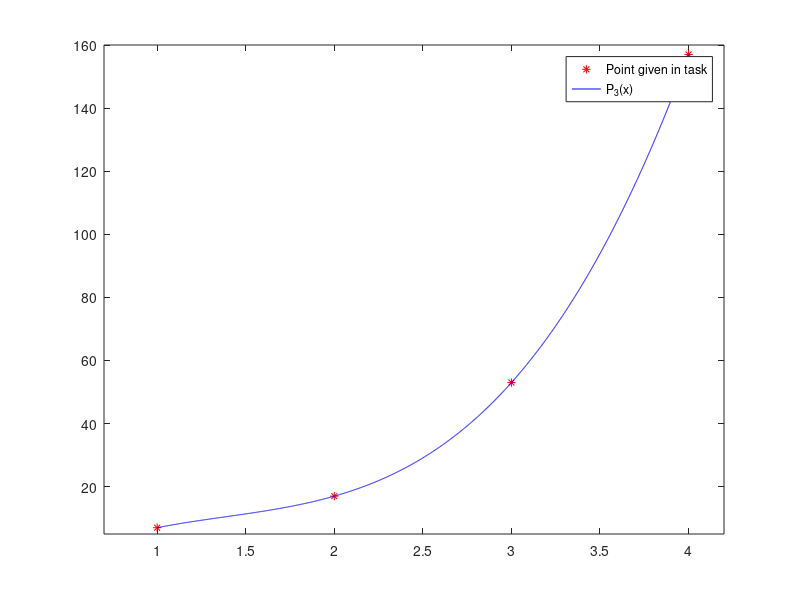

Here is the MATLAB script that generated this plot: (Note: this script raises an error after producing the figure.)

clear; close all; clc;

%task 1

pX = [1, 2,3,4];
pY = [7,17, 53, 157];

% plot function
x = 1 : 0.001 : 4;
p = (x-1)/1;
P3_x = 7+10.*p + p.*(p-1).*26/(2*1) + p.*(p-1).*(p-2)*42/(3*2*1);

plot(pX,pY, '*r');
hold on
xlim([0.7 4.2]);
ylim([5 160]);
plot(x,P3_x, 'b')
legend('Point given in task', 'P_3(x)', Location='northwest')
%NB: generated .eps figure in other script

%% NewtonBackwards task 2 
clear; close all; clc;
pX = [-0.75, -0.5, -0.25, 0]; %Given points along function
pY = [-0.0718125,-0.02475, 0.3349375, 1.10100]; %Given points along function

%Calculate the Delta1Y
% From self made function
Delta1Y = delta(pY);
%calculate the delta^2Y
Delta2Y = delta(Delta1Y);
%calculate the delta^3Y
Delta3Y = delta(Delta2Y);
xList = -0.75 : 0.01 : 0;
x = xList;
p = x./0.25;
P_3_x = pY(4) + Delta1Y(3).*p + Delta2Y(2).*p.*(p+1)/(2*1) + Delta3Y(1).*p.*(p+1).*(p+2)/(3*2);
%Specific point
xGiven = -1/3;
x = xGiven;
p = x./0.25;
P_3_givenX = pY(4) + Delta1Y(3)*p + Delta2Y(2).*p.*(p+1)/(2*1) + Delta3Y(1)*p.*(p+1).*(p+2)/(3*2)

plot(pX,pY, '*r');
hold on
plot(xList,P_3_x, 'b')
plot(xGiven, P_3_givenX, 'ok')
legend('Point given in task', 'P_3(x)','Point x = -1/3', Location='northwest')
%NB: generated .eps figure in other script

%% lagrange task 3 
clear; close all; clc;

time = [0, 1, 3, 4]; % given time
v = [21, 15, 12, 10]; %given velocities at corresponding time

syms t

p1 = (t-1)*(t-3)*(t-4)*21/((-1*-3*-4))
p1 = expand(p1)

p2 = (t-0)*(t-3)*(t-4)*15/((1*(1-3)*(1-4)))
p2 = expand(p2)

p3 = (t-0)*(t-1)*(t-4)*12/(((3-0)*(3-1)*(3-4)))
p3 = expand(p3)

p4 = (t-0)*(t-1)*(t-3)*10/(((4-0)*(4-1)*(4-3)))
p4 = expand(p4)

v_t = p1+p2+p3+p4
x_t = int(v_t,t)
a_t = diff(v_t,t)


tlist = 0 : 0.01 : 4;
%from symbolic function to plotable values
vPlot = subs(v_t, t, tlist);
xPlot = subs(x_t, t, tlist);
aPlot = subs(a_t, t, tlist);

plot(tlist,xPlot)
hold on
plot(tlist,vPlot)
plot(tlist,aPlot)
plot(time, v, '*r')
legend('x','v','a','Given points', Location='northwest')

x_4_s = double(subs(x_t, t, 4))
a_4_s = double(subs(a_t, t, 4))
%NB: generated .eps figure in other script

%% Newton divided task 4 
clear; close all; clc;
pX = [5 7 11 13 17]; %Given points along function
pY = [150 392 1452 2366 5202]; %Given points along function

% 1st order diveded difference
for i=1 : length(pY)-1
    delta_ND(i) = (pY(1+i)-pY(i))/(pX(1+i)-pX(i));
    i = i+1;
end

% 2nd order diveded difference
delta_ND2 = [(265-121)/(11-5),(457-265)/(13-7),(709-457)/(17-11)]

% 3rd order 
delta_ND3 = [(32-24)/(13-5),(42-32)/(17-7)] 
% 3th order = 0
syms x
y = 150 + (x-5)*121 + (x-5)*(x-7)*24+ (x-5)*(x-7)*(x-11)*1;
y = expand(y);
xlist = 5 :0.01 : 17;
yPlot = subs(y, x, xlist);

y_9 = subs(y, x, 9);
plot(xlist,yPlot)
hold on
plot(pX,pY, '*r')
plot(9,y_9, 'ok')
legend('y(t)','Given points','y(9)', Location='northwest')
%NB: generated .eps figure in other script

%% Lagranges task 5 
clear; close all; clc;
pX = [30 34 38 42]; %Given points along function
pY = [-30 -13 3 18]; %Given points along function

syms y
x1 = (y+13)*(y-3)*(y-18)*30/((-30+13)*(-30-3)*(-30-18));
x2 = (y+30)*(y-3)*(y-18)*34/((-13+30)*(-13-3)*(-13-18));
x3 = (y+30)*(y+13)*(y-18)*38/((3+30)*(3+13)*(3-18));
x4 = (y+30)*(y+13)*(y-3)*42/((18+30)*(18+13)*(18-3));
x = x1+x2+x3+x4;

x = expand(x);

x_0 = double(subs(x, y, 0));
ylist = -30 : 0.01 :18;
xPlot= (subs(x, y, ylist));

plot(xPlot,ylist)
hold on
plot(pX,pY, '*r')
plot(x_0,0, 'ok')
legend('x(y)','Given points','x(0)', Location='northwest')
%NB: generated .eps figure in other script

%% Newton divided task 6
clear; close all; clc;
pX = [4 5 7 10 11]; %Given points along function
pY = [48 100 294 900 1210]; %Given points along function
% Evaluate f(8)


% 1st order diveded difference
for i=1 : length(pY)-1
    delta_ND(i) = (pY(1+i)-pY(i))/(pX(1+i)-pX(i));
    i = i+1;
end

% 2nd order diveded difference
delta_ND2 = [(97-52)/(7-4),(202-97)/(10-5),(310-202)/(11-7)]
delta_ND3 = [(21-15)/(10-4), (27-21)/(11-5)]

%ADD POINT (13,2028)
delta_ND(5) = (2028-1210)/(13-11);
delta_ND2(4) = (409-310)/(13-10);
delta_ND3(3) = (33-27)/(13-7);

syms x 
%Function y is unchanged with added point
y = 48 + (x-4)*52 + (x-4)*(x-5)*15 + (x-4)*(x-5)*(x-7);
y_8 = double(subs(y, x, 8))
%Point lands good on the function as expexted
y_12 = double(subs(y, x, 12))
xlist = 4 : 0.01 : 13;
ylist= (subs(y, x, xlist));

plot(xlist,ylist)
hold on
plot(pX,pY, '*r')
plot(8,y_8, 'ok')
plot(13,2028,'^g')
legend('x(y)','Given points','y(8)','(13, 2028)', Location='northwest')
%NB: generated .eps figure in other script






